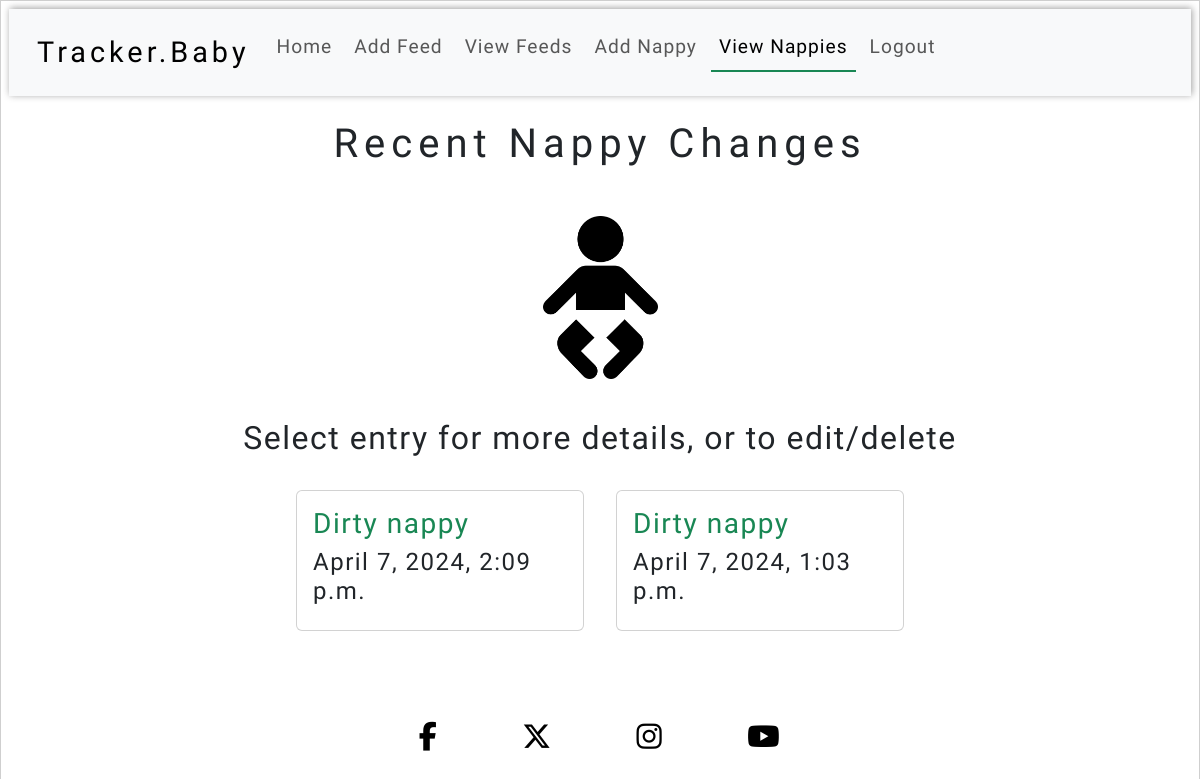
Screenshot of /nappy_changes/nappy_changes_list/ (signed in) with the database file from the repository.
### nappy_changes/models.py (models this page shows, shortened)
class NappyChange(models.Model):
    NAPPY_CONTENTS = (("wet", "Wet"), ("dirty", "Dirty"), ("nothing", "Nothing"))
    user = models.ForeignKey(
        User, on_delete=models.CASCADE, related_name="nappy_changes_list"
    )
    date_and_time = models.DateTimeField()
    nappy_contents = models.CharField(
        max_length=10, choices=NAPPY_CONTENTS, null=False, blank=False
    )
    rash = models.BooleanField(default=False)
    notes = models.CharField(max_length=100, blank=True)
    class Meta:
        ordering = ["-date_and_time"]

### nappy_changes/views.py (the view)
# urls.py: path("nappy_changes_list/", NappyChangesList.as_view(), name="nappy_changes_list"),
class NappyChangesList(LoginRequiredMixin, ListView):
    template_name = "nappy_changes/nappy_changes_list.html"
    model = NappyChange
    context_object_name = "nappy_changes_list"
    def get_queryset(self):
        return self.request.user.nappy_changes_list.all()

### nappy_changes/templates/nappy_changes/nappy_changes_list.html (shortened to what this page needs)
{% extends "base.html" %}
{% load static %}
{% block content %}
<h1 class="text-center p-2 d-block page-title">
  Recent Nappy Changes
</h1>
<div class="nappy-change-list-img text-center">
  <img src="{% static 'images/nappy-change-img-2.webp/' %}" alt="Nappy change clipart" class="list-view-pic-nappy">
</div>
<h2 class="text-center p-2 d-block">
  Select entry for more details, or to edit/delete
</h2>
<div class="container d-flex flex-row flex-wrap justify-content-center">
  {% for nappy_change in nappy_changes_list %}
  <div class="card nappy_changes_list_card"
    aria-label="{{nappy_change.nappy_contents}} nappy from {{nappy_change.date_and_time}}" style="width: 18rem;">
    <div class="card-body ">
      <a href="{% url 'nappy_change_detail' nappy_change.id %}">
        <h3 class="card-title text-success">{{nappy_change.nappy_contents|title}} nappy</h3>
      </a>
      <h4>{{nappy_change.date_and_time}}</h4>
    </div>
  </div>
  {% endfor %}
</div>
{% endblock %}

### static/css/base.css (style rules this page uses)
:root { --title: 'Tilt Neon', sans-serif; --main-font: 'Hind', sans-serif; --small-box-shadow: 1px -1px 7px 0 #00000061; --small-box-shadow-2: 1px -1px 7px 0 #198754; border: 1px solid #00000030; }
body { display: flex; flex-direction: column; min-height: 100vh; font-family: var(--main-font); letter-spacing: 1.5px; font-size: 120%; padding: 0.5rem; }
.page-title { font-family: var(--title); letter-spacing: 6px; }
a { text-decoration: none; }
.card { margin: 1rem; }
.list-view-pic-nappy { width: 15%; margin: 2rem; }
@media screen and (min-width: 768px) { .list-view-pic-nappy { width: 10%; } }

### rows the page displays
NappyChange: nappy_contents "Dirty", date_and_time "April 7, 2024, 2:09 p.m."
NappyChange: nappy_contents "Dirty", date_and_time "April 7, 2024, 1:03 p.m."
